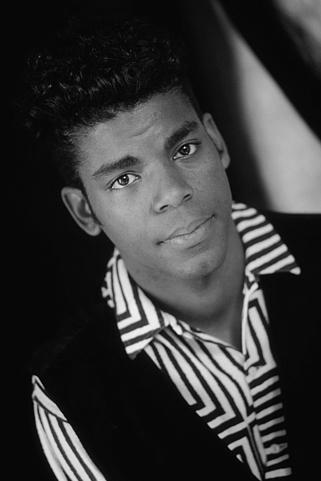
#> input picture data/302008.jpg, 321 x 481 px
$ python canny_edge.py
#> lines starting #> are read from the running program, lines starting #| are printed output that depends on the picture; after the words box and inside, x2 and y2 are one past the last pixel; in counts of white or black regions, pixels touching at a corner belong together
### util.py
import cv2
from matplotlib import pyplot as plt
import numpy as np
from scipy import ndimage
import imageio.v2 as imageio
import math

def read_image(img_path='data/78004.jpg'):
    '''
    this function reads img path and returns the image
    Args:
        img_path (str): path to the image file
    Returns:
        imagio image object
    '''
#> called with img_path = 'data/302008.jpg'
    return imageio.imread(img_path).astype('int32')
#> returned value: shape (481, 321) int32; min 0, max 252, mean 55.8

# [23 lines left out: functions show, show_beforeafter, not called in this run]

def show_sidebyside(img_list, title_list=None):
    '''
    displays all the images in the list side by side
    Args:
        img_list (list): list of images
    '''
    plt.figure()
    f, ax = plt.subplots(1,len(img_list), figsize=(10,7))
    for i, img in enumerate(img_list):
        if title_list is not None:
            ax[i].set_title(title_list[i])
        ax[i].imshow(img, cmap = plt.get_cmap('gray'))

    plt.show()

def gaussmask(sigma, kernelsize=[3,3]):
    '''
    produces a 1D gaussian mask/kernel of given standard deviation (sigma) and kernel size
    Args:
        sigma (float): standard deviation of the gaussian function
        kernelsize (array/list/tuple): [row, column] size of the kernel
    Returns:
        Normalised numpy 1D array gaussion function of size (kernelsize)
    '''
    mid = kernelsize[0]
    g = np.array([(1/(sigma*np.sqrt(2*np.pi)))*(1/(np.exp((i**2)/(2*sigma**2)))) for i in range(-mid,mid+1)]) # gaussian function
    return g/g.sum() # return the normalised gaussian function

def gaussblur(I, sigma=1.4, kernelsize=[3, 3]):
#> called with sigma = 1.4
    G = gaussmask(sigma, [3,3])[np.newaxis] # create a 1D gaussian mask G to convolve with I
    return ndimage.convolve(I, G * G.T)

# [14 lines left out: function hypot, not called in this run]

def NonMaxSup(I_mag, I_orient):
    '''
    This function computes Non-Max Supression of the magnitudes of the each pixel based on their orientation
    Args:
        I_mag (np.array): an array consisting the magnitute each pixel
        I_orient (np.array): an array consisting the orientation at each pixel
    Return:
        an array consisting the non-max suppressed magnitude values at eaxh pixel
    '''
    NMS = np.zeros(I_mag.shape) # create an empty array to store the non-max suppressed magnitude values later
    for i in range(1, int(I_mag.shape[0]) - 1): # iterate over the rows
        for j in range(1, int(I_mag.shape[1]) - 1): # iterate over the columns
            # if the orientation at the pixel (i,j) is between -22.5 and 22.5 or between -157.5 and 157.5
            if((I_orient[i,j] >= -22.5 and I_orient[i,j] <= 22.5) or (I_orient[i,j] <= -157.5 and I_orient[i,j] >= 157.5)):
                # if the magnitude at the pixel (i,j) is greater than both it's adjacent pixel values at (i, j+1) and (i, j-1)
                if((I_mag[i,j] > I_mag[i,j+1]) and (I_mag[i,j] > I_mag[i,j-1])):
                    # save the magnitude value at pixel (i, j) since it's the max value in that region
                    NMS[i,j] = I_mag[i,j]
                else: # all the other values are non-max suppressed
                    NMS[i,j] = 0
            # if the orientation at the pixel (i,j) is between 22.5 and 67.5 or between -112.5 and -157.5
            if((I_orient[i,j] >= 22.5 and I_orient[i,j] <= 67.5) or (I_orient[i,j] <= -112.5 and I_orient[i,j] >= -157.5)):
                # if the magnitude at the pixel (i,j) is greater than both it's adjacent pixel values at (i+1, j+1) and (i-1, j-1)
                if((I_mag[i,j] > I_mag[i+1,j+1]) and (I_mag[i,j] > I_mag[i-1,j-1])):
                    # save the magnitude value at pixel (i, j) since it's the max value in that region
                    NMS[i,j] = I_mag[i,j]
                else: # all the other values are non-max suppressed
                    NMS[i,j] = 0
            # if the orientation at the pixel (i,j) is between 67.5 and 112.5 or between -67.5 and -112.5
            if((I_orient[i,j] >= 67.5 and I_orient[i,j] <= 112.5) or (I_orient[i,j] <= -67.5 and I_orient[i,j] >= -112.5)):
                # if the magnitude at the pixel (i,j) is greater than both it's adjacent pixel values at (i+1, j) and (i-1, j)
                if((I_mag[i,j] > I_mag[i+1,j]) and (I_mag[i,j] > I_mag[i-1,j])):
                    # save the magnitude value at pixel (i, j) since it's the max value in that region
                    NMS[i,j] = I_mag[i,j]
                else:  # all the other values are non-max suppressed
                    NMS[i,j] = 0
            # if the orientation at the pixel (i,j) is between 112.5 and 157.5 or between -22.5 and -67.5
            if((I_orient[i,j] >= 112.5 and I_orient[i,j] <= 157.5) or (I_orient[i,j] <= -22.5 and I_orient[i,j] >= -67.5)):
                # if the magnitude at the pixel (i,j) is greater than both it's adjacent pixel values at (i+1, j-1) and (i-1, j+1)
                if((I_mag[i,j] > I_mag[i+1,j-1]) and (I_mag[i,j] > I_mag[i-1,j+1])):
                    # save the magnitude value at pixel (i, j) since it's the max value in that region
                    NMS[i,j] = I_mag[i,j]
                else:  # all the other values are non-max suppressed
                    NMS[i,j] = 0

    return NMS

def DoThreshHyst(img, HTR=0.32, LTR=0.30):
    '''
    performs Double Threshold Hysterisis by recursing through every strong edge and find all connected weak edges
    if the pixel's intensity is less than the low threshold value it is supressed
    if it's between low and high threshold then we check if any neighbouring pixel has intensity above the high threshold otherwise
        if yes, we consider the value
        if no, we supress it
    if it's above the high threshold value we consider it
    Args:
        img (np.array): the input image
        HTR (float): High Threshold Ratio, the upper limit threshold value
        LTR (float): Low Threshold Ratio, the lower limit threshold value
    Returns:
        returns the final image after performing Double Threshold Hysterisis
    '''
    GSup = np.copy(img) # create a copy of the image
    h = int(GSup.shape[0]) # get the height of the image
    w = int(GSup.shape[1]) # get the width of the image
    highThreshold = np.max(GSup) * HTR # compute the high threshold value
    lowThreshold = highThreshold * LTR # compute the low threshold value

    # experimenting with manually entering the threshold values
    # highThreshold = 21
    # lowThreshold = 15

    for i in range(1,h-1): # iterate over the rows
        for j in range(1,w-1): # iterate over the columns
            # if the pixel intensity is greater than the high threshold then we consider the pixel value
            if(GSup[i,j] > highThreshold):
                GSup[i,j] = 1
            # else if the pixel intensity is lower than the low threshold we supress the pixel value
            elif(GSup[i,j] < lowThreshold):
                GSup[i,j] = 0
            # else we check if the neighbouring pixel values are greater than the high threshold
            else:
                # consider the pixel value if any of the neighbouring value is greater than the high threshold
                if((GSup[i-1,j-1] > highThreshold) or
                    (GSup[i-1,j] > highThreshold) or
                    (GSup[i-1,j+1] > highThreshold) or
                    (GSup[i,j-1] > highThreshold) or
                    (GSup[i,j+1] > highThreshold) or
                    (GSup[i+1,j-1] > highThreshold) or
                    (GSup[i+1,j] > highThreshold) or
                    (GSup[i+1,j+1] > highThreshold)):
                    GSup[i,j] = 1
        # x = np.sum(GSup == 1)

    # This is done to remove/clean all the weak edges which are not connected to strong edges
    GSup = (GSup == 1) * GSup

    return GSup

def pad(image, kernel):
    '''
    This function adds zero-padding to the input image based on the given kernel
    Args:
        image (numpy.array): image on which the padding is to be applied.
        kernel (numpy.array): the kernel's shape is used to pad the input image
    Returns:
        an numpy.array image with zero-padding applied.
    '''
    if kernel.shape[0] == 1:
        k = kernel.shape[1]
        if k % 2 == 0:
            # if k is even
            pad_size = k
        else: # if k is odd
            pad_size = (k-1)

        # x direction padding
        # Add zero padding to the input image
        image_padded = np.zeros((image.shape[0] + pad_size, image.shape[1]))
        # compute center offset
        x_center = (image_padded.shape[1] - image.shape[1]) // 2
        y_center = (image_padded.shape[0] - image.shape[0]) // 2

        # copy img image into center of result image
        image_padded[y_center:y_center+image.shape[0], x_center:x_center+image.shape[1]] = image
    elif kernel.shape[1] == 1:
        k = kernel.shape[0]
        pad_size = (k-1)

        # y direction padding
        # Add zero padding to the input image
        image_padded = np.zeros((image.shape[0], image.shape[1] + pad_size))
        # compute center offset
        x_center = (image_padded.shape[1] - image.shape[1]) // 2
        y_center = (image_padded.shape[0] - image.shape[0]) // 2
        # copy img image into center of result image
        image_padded[y_center:y_center+image.shape[0], x_center:x_center+image.shape[1]] = image
    else:
        x_pad_size = (kernel.shape[0] - 1)
        y_pad_size = (kernel.shape[1] - 1)
        # both x and y direction padding
        # Add zero padding to the input image
        image_padded = np.zeros((image.shape[0] + x_pad_size, image.shape[1] + y_pad_size))
        # compute center offset
        x_center = (image_padded.shape[1] - image.shape[1]) // 2
        y_center = (image_padded.shape[0] - image.shape[0]) // 2
        # copy img image into center of result image
        image_padded[y_center:y_center+image.shape[0], x_center:x_center+image.shape[1]] = image

    return image_padded


def convolve(image, kernel):
    '''
    This function computes the convolution of the given image with the given kernel.
    Args:
        image (numpy.array): image on which the convolution is to be performed. size [image_height, image_width].
        kernel (numpy.array): the kernel which is to be applied to the image. size [kernel_height, kernel_width].
    Return:
        a numpy array of size [image_height, image_width] (convolution output).
    '''
    # Flip the kernel
    # kernel = np.flipud(np.fliplr(kernel))
    # convolution output
    output = np.zeros_like(image)
    # print(image.shape)
    image_padded = pad(image, kernel)
    # image_padded = image
    # Loop over every pixel of the image
    for x in range(image.shape[0]-kernel.shape[0]-1):
        for y in range(image.shape[1]-kernel.shape[1]-1):
            # element-wise multiplication of the kernel and the image
            # print(kernel.shape)
            # print(image_padded[x,y: y+kernel.shape[1]].shape)
            output[x, y]=(kernel * image_padded[x: x+kernel.shape[0],y: y+kernel.shape[1]]).sum()

    return output

def canny_edge(I, sigma, HTR, LTR):
    '''
    this function performs Canny Edge Detection (steps 1-7) and returns the final image
    Args:
        I (np.array): Image object
        sigma (float): the sigma > 0, intensity of gaussian blur
        HTR (float): High Threshold Ratio, the upper limit threshold value
        LTR (float): Low Threshold Ratio, the lower limit threshold value
    return:
        final_image (np.array): final image with Canny Edge Detection
    '''
    # step 2 and 3: create a 1D derivative array for both x and y directions, create a gaussion mask and get the derivative of the gaussian kernel
    # This creates a Gaussian derivative mask in both x and y directions
    dx = np.array([-0.5, 0, 0.5])[np.newaxis] # transposing 1D array https://stackoverflow.com/questions/5954603/transposing-a-1d-numpy-array
    dy = np.transpose(dx)

    Gx = dx * gaussmask(sigma, np.transpose(dx.shape))
    Gy = dy * gaussmask(sigma, np.transpose(dy.shape))

    # step 4: apply the gaussion derivate mask to the Image
    Ix = convolve(I, Gx)
#> after the loop in convolve, `for x in range(image.shape[0]-kernel.shape[0]-1):`:
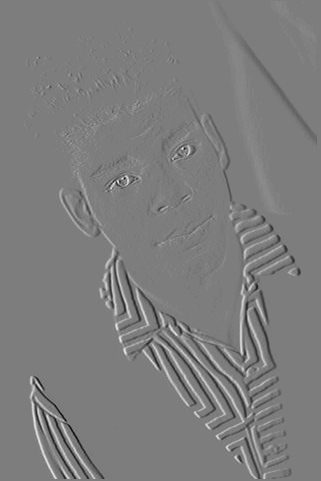
#> output: shape (481, 321) int32; min -33, max 34, mean 0; drawn with min black and max white
    Iy = convolve(I, Gy)
#> after the loop in convolve (call 2), `for x in range(image.shape[0]-kernel.shape[0]-1):`:
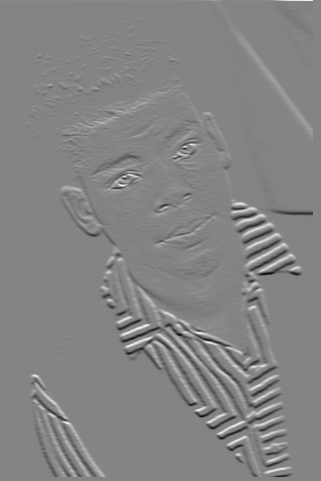
#> output: shape (481, 321) int32; min -83, max 77, mean 0.1; drawn with min black and max white

    # step 5: Compute the magnitude of the edge response by combining the x and y components.
    I_mag = np.hypot(Ix, Iy)
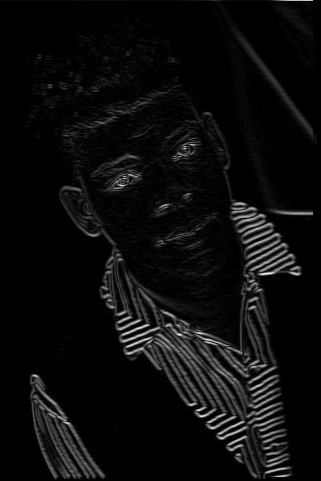
#> I_mag: shape (481, 321) float64; min 0, max 83.15, mean 4; drawn with min black and max white
    I_orient = np.degrees(np.arctan2(Iy, Ix))
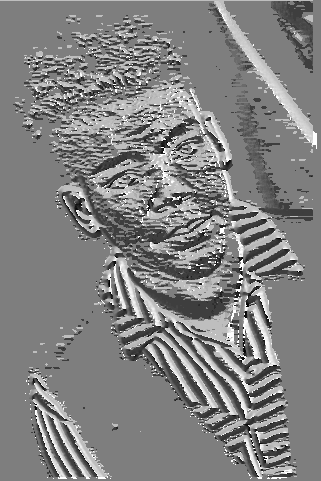
#> I_orient: shape (481, 321) float64; min -177.1, max 180, mean 5.1; drawn with min black and max white

    # step 6: apply Non-Max Supression
    NMS = NonMaxSup(I_mag, I_orient)
#> after the loop in NonMaxSup, `for i in range(1, int(I_mag.shape[0]) - 1):`:
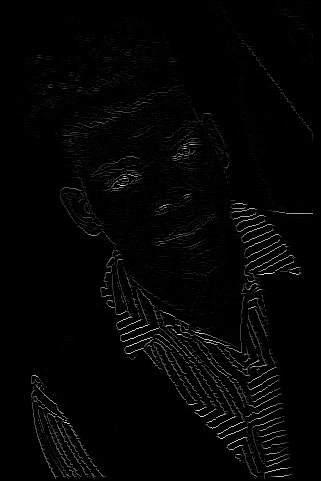
#> NMS: shape (481, 321) float64; min 0, max 83.15, mean 1.4; drawn with min black and max white

    # step 7: apply Double Threshold Hysterisis
    final_image = DoThreshHyst(NMS, HTR=HTR, LTR=LTR)
#> in DoThreshHyst, `highThreshold = np.max(GSup) * HTR`: highThreshold = 19.12
#> in DoThreshHyst, `lowThreshold = highThreshold * LTR`: lowThreshold = 2.87
#> after the loop in DoThreshHyst, `for i in range(1,h-1):`:
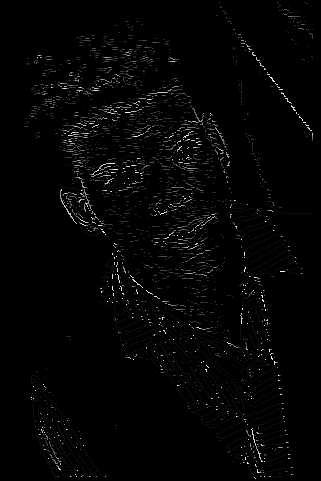
#> GSup: shape (481, 321) float64; 6.09% of pixels changed, all inside (x1, y1, x2, y2) = (13, 2, 317, 479); drawn with min black and max white
#> in DoThreshHyst, `GSup = (GSup == 1) * GSup`:
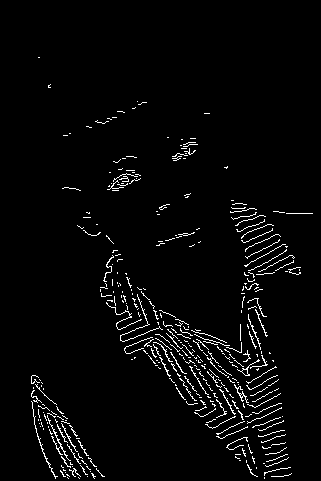
#> GSup: shape (481, 321) float64; values 0 (black) and 1 (white), 3.1% white in thin lines or dots, all inside (x1, y1, x2, y2) = (31, 57, 313, 479)

    return final_image

### canny_edge.py
import argparse
from util import *

def parse_args():
    parser = argparse.ArgumentParser(description='PyTorch Classification Training')
    parser.add_argument('--img_path', type=str, default='data/302008.jpg', help='path to the image')
    parser.add_argument('--sigma', type=float, default='1.4', help='intensity of gaussian blur')
    parser.add_argument('--LTR', type=float, default=0.15, help='Low Threshold Ratio for Double Threshold Hysterisis')
    parser.add_argument('--HTR', type=float, default=0.23, help='High Threshold Ratio for Double Threshold Hysterisis')

    args = parser.parse_args()

    return args

if __name__ == '__main__':
    args = parse_args()

    I = read_image(img_path=args.img_path)
    I_gauss = gaussblur(I, sigma=args.sigma)
    final_image = canny_edge(I, args.sigma, args.HTR, args.LTR)

    show_sidebyside([I, I_gauss, final_image], [f'original', f'blur(sigma={args.sigma})', 'final'])
#> the loop in show_sidebyside, `for i, img in enumerate(img_list):` made 3 passes
